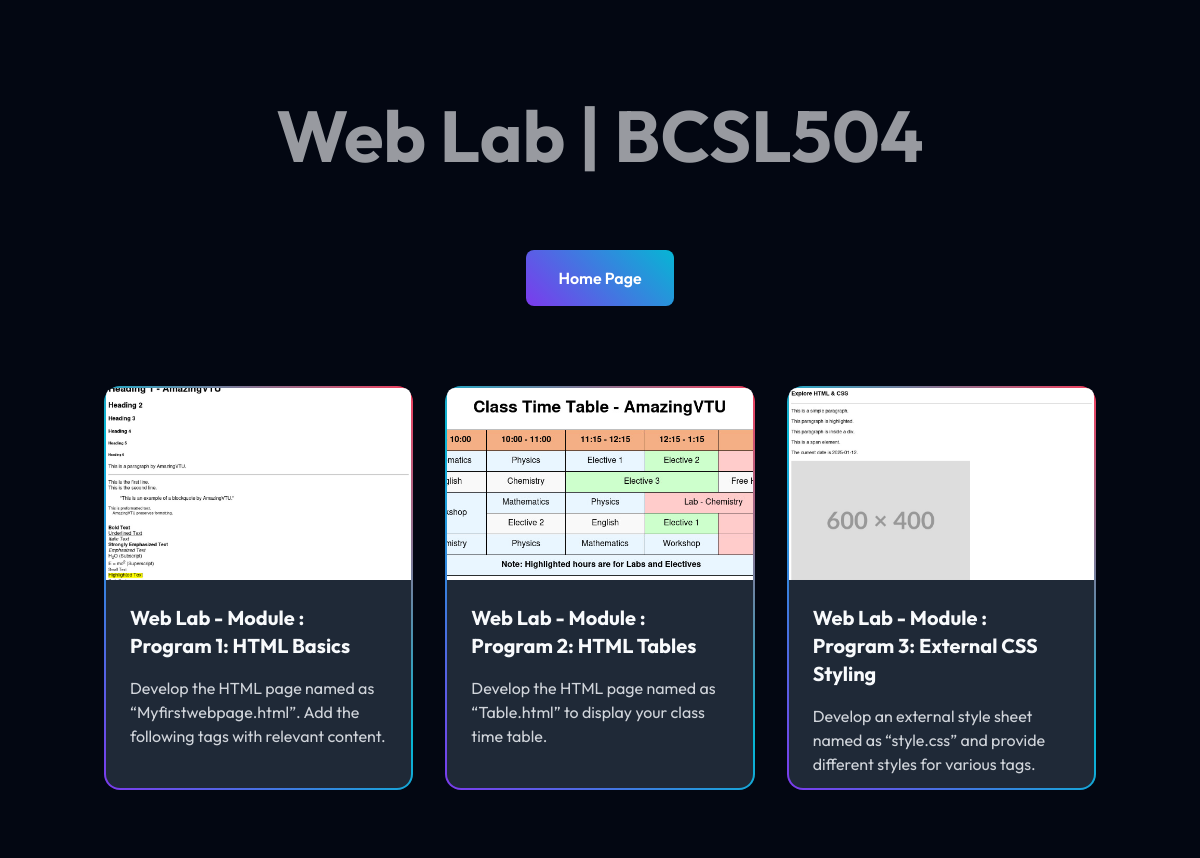
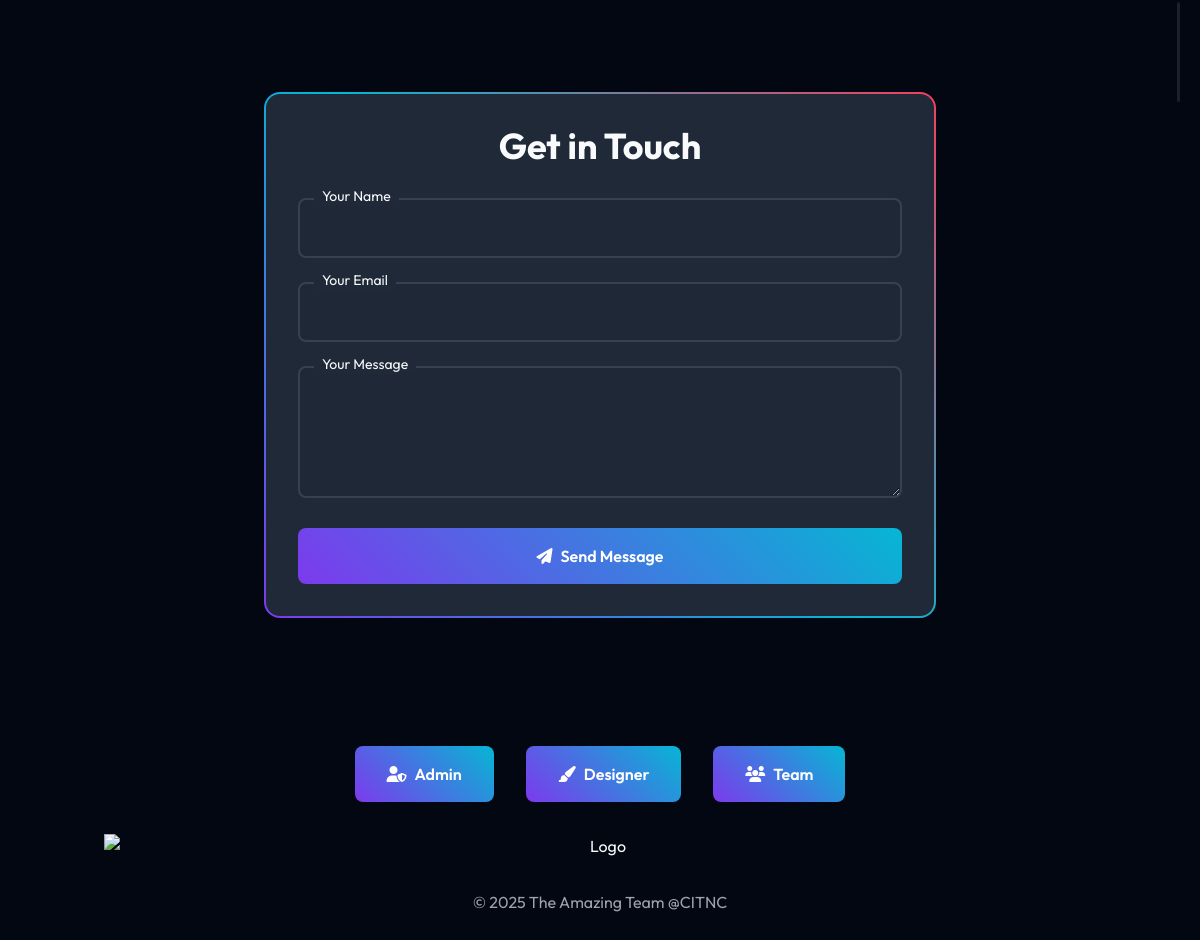
Screenshot of /modules/2/ with the database file from the repository (2 pictures, top to bottom).
### mainapp/models.py (models this page shows, shortened)
class Subject(models.Model):
    name = models.CharField(max_length=100)  # e.g., "Computer Networks"
    subjectcode = models.CharField(max_length=10)  # e.g., "CS  601"
    semester = models.ForeignKey(Semester, on_delete=models.CASCADE)
    branch = models.ForeignKey(Branch, on_delete=models.CASCADE)

class Module(models.Model):
    name = models.CharField(max_length=100)  # e.g., "Module 1"
    description = models.TextField(max_length=500, null=True, blank=True)
    image = models.ImageField(upload_to='images/', null=True, blank=True)
    file = models.FileField(upload_to='files/')
    subject = models.ForeignKey(Subject, on_delete=models.CASCADE)
    semester = models.ForeignKey(Semester, on_delete=models.CASCADE)
    branch = models.ForeignKey(Branch, on_delete=models.CASCADE)
    uploaded_at = models.DateTimeField(auto_now_add=True)

### mainapp/views.py (the view)
# urls.py: path('modules/<int:subject_id>/', views.modules_page, name='modules'),
def modules_page(request, subject_id):
    modules = Module.objects.filter(subject_id=subject_id)
    subject = get_object_or_404(Subject, id=subject_id)
    subject_code = subject.subjectcode
    return render(request, 'modules.html', {'modules': modules, 'subject_name': subject.name, 'subject_code': subject_code})

### mainapp/templates/modules.html (shortened to what this page needs)
<!DOCTYPE html>
<html lang="en">
<head>
    <link rel="stylesheet" href="https://cdnjs.cloudflare.com/ajax/libs/font-awesome/6.4.0/css/all.min.css">
    <script src="https://cdn.tailwindcss.com"></script>
    {% load static %}
    <link rel="stylesheet" type="text/css" href="{% static 'mainapp/style.css' %}">
</head>
<body>
    <div id="particles-js"></div>
    <div class="scroll-indicator">
    </div>
    <div id="canvas-container" class="absolute inset-0"></div>
    <div class="text-center z-10" style="margin-top: 100px;">
        <h1 class="text-7xl font-bold mb-6 floating" style="opacity: 0.6073;">{{ subject_name }} | {{ subject_code }}</h1>
        <div class="mt-12 flex justify-center space-x-4">
            <a href="/" class="glowing-btn" style="margin-top: 30px;">
                Home Page
            </a>
        </div>
    </div>
    <section id="textbooks" class="py-20">
        <div class="container mx-auto px-4">
            <div class="grid grid-cols-1 md:grid-cols-2 lg:grid-cols-3 gap-8">
                {% for module in modules %}
                <div class="program cyber-border">
                    <div class="program-content h-[400px]">
                        <div class="program-front">
                            {% if module.image %}
                            <img src="{{ module.image.url }}" alt="{{ module.name }}" class="w-full h-48 object-cover rounded-t-lg">
                            {% endif %}
                            <div class="p-6">
                                <h3 class="text-xl font-bold mb-4">{{ module.subject.name }} - Module : {{ module.name }}</h3>
                                <p class="text-gray-300">{{ module.description }}</p>
                            </div>
                        </div>
                        <div class="program-back rounded-lg">
                            <h3 class="text-xl font-bold mb-6">Program Actions</h3>
                            <div class="space-y-4 w-full">
                                <a href="{{ module.file.url }}" class="glowing-btn block text-center" target="_blank">
                                </a>
                                <a href="{{ module.file.url }}" download class="glowing-btn block text-center">
                                    <i class="fas fa-download mr-2"></i>Download PDF
                                </a>
                            </div>
                        </div>
                    </div>
                </div>
                {% endfor %}
            </div>
        </div>
    </section>
    <section class="py-20">
        <div class="container mx-auto px-4">
            <div class="cyber-border max-w-2xl mx-auto p-8">
                <h2 class="text-4xl font-bold mb-8 text-center">Get in Touch</h2>
                <form action="https://formsubmit.co/32711d969a8a2a4c4c54343d7e00d7ee" method="POST" class="space-y-6">
                    <div class="relative">
                        <input type="text" name="name" required class="w-full bg-gray-800/50 border-2 border-gray-700 rounded-lg p-4 focus:border-primary transition-all">
                        <label class="absolute left-4 -top-3 bg-gray-800 px-2 text-sm">Your Name</label>
                    </div>
                    <div class="relative">
                        <input type="email" name="email" required class="w-full bg-gray-800/50 border-2 border-gray-700 rounded-lg p-4 focus:border-primary transition-all">
                        <label class="absolute left-4 -top-3 bg-gray-800 px-2 text-sm">Your Email</label>
                    </div>
                    <div class="relative">
                        <textarea name="message" rows="4" required class="w-full bg-gray-800/50 border-2 border-gray-700 rounded-lg p-4 focus:border-primary transition-all"></textarea>
                        <label class="absolute left-4 -top-3 bg-gray-800 px-2 text-sm">Your Message</label>
                    </div>
                    <button type="submit" class="glowing-btn w-full">
                        <i class="fas fa-paper-plane mr-2"></i>Send Message
                    </button>
                </form>
            </div>
        </div>
    </section>
    <footer class="py-12 relative overflow-hidden">
        <div class="container mx-auto px-4 text-center">
            <div class="flex flex-col md:flex-row justify-center space-y-4 md:space-y-0 md:space-x-8 mb-8">
                <a href="https://gowrish005.vercel.app/" class="glowing-btn" target="_blank">
                    <i class="fas fa-user-shield mr-2"></i>Admin
                </a>
                <a href="https://portfolio-sahilagowdas-projects.vercel.app/" class="glowing-btn" target="_blank">
                    <i class="fas fa-paint-brush mr-2"></i>Designer
                </a>
                <a href="https://github.com/the-amazing-team" class="glowing-btn" target="_blank">
                    <i class="fas fa-users mr-2"></i>Team
                </a>
            </div>
            <a href="#" onclick="confirmRedirect(event)">
                <img src="https://northcampus.cambridge.edu.in/wp-content/uploads/2021/03/NC-site-Logo.png" class="w-30 mx-auto mb-8" alt="Logo">
                <p class="text-gray-400">© 2025 The Amazing Team @CITNC</p>
            </a>
        </div>
    </footer>
</body>
</html>

### mainapp/static/mainapp/style.css (style rules this page uses)
:root { --primary: #7c3aed; --secondary: #06b6d4; --accent: #f43f5e; --background: #030712; --card-bg: #1f2937; --text: #f8fafc; }
body { font-family: 'Outfit', sans-serif; background-color: var(--background); color: var(--text); overflow-x: hidden; }
#particles-js { position: fixed; top: 0; left: 0; width: 100%; height: 100%; z-index: 0; }
.cyber-border { position: relative; border: 2px solid transparent; background-clip: padding-box; border-radius: 1rem; background: linear-gradient(var(--card-bg), var(--card-bg)) padding-box, linear-gradient(45deg, var(--primary), var(--secondary), var(--accent)) border-box; }
.program { transform-style: preserve-3d; perspective: 1000px; }
.program-content { transition: transform 0.6s cubic-bezier(0.4, 0, 0.2, 1); transform-style: preserve-3d; position: relative; }
.program-front, .program-back { backface-visibility: hidden; position: absolute; top: 0; left: 0; width: 100%; height: 100%; }
.program-back { transform: rotateY(180deg); background: var(--card-bg); display: flex; flex-direction: column; justify-content: center; align-items: center; padding: 2rem; }
.glowing-btn { position: relative; background: linear-gradient(45deg, var(--primary), var(--secondary)); border-radius: 0.5rem; padding: 1rem 2rem; color: white; font-weight: 600; overflow: hidden; transition: all 0.3s ease; }
.glowing-btn::before { content: ''; position: absolute; top: -2px; left: -2px; right: -2px; bottom: -2px; background: linear-gradient(45deg, var(--primary), var(--secondary), var(--accent)); z-index: -1; border-radius: 0.6rem; filter: blur(10px); opacity: 0; transition: opacity 0.3s ease; }
.scroll-indicator { position: fixed; right: 20px; top: 50%; transform: translateY(-50%); width: 3px; height: 100px; background: rgba(255,255,255,0.1); border-radius: 3px; z-index: 10; }
.floating { animation: float 6s ease-in-out infinite; }

### rows the page displays
Subject: name "Web Lab", subjectcode "BCSL504"
Module: image (picture), subject.name "Web Lab", name "Program 1: HTML Basics", description "Develop the HTML page named as “Myfirstwebpage.html”. Add the following tags with relevant content."
Module: image (picture), subject.name "Web Lab", name "Program 2: HTML Tables", description "Develop the HTML page named as “Table.html” to display your class time table."
Module: image (picture), subject.name "Web Lab", name "Program 3: External CSS Styling", description "Develop an external style sheet named as “style.css” and provide different styles for various tags."
